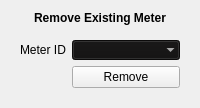
            <widget class="QFrame" name="frameRemoveMeter">
             <property name="frameShadow">
              <enum>QFrame::Raised</enum>
             </property>
             <layout class="QVBoxLayout" name="_3">
              <item>
               <widget class="QLabel" name="labelRemoveMeter">
                <property name="font">
                 <font>
                  <weight>75</weight>
                  <bold>true</bold>
                 </font>
                </property>
                <property name="text">
                 <string>Remove Existing Meter</string>
                </property>
                <property name="alignment">
                 <set>Qt::AlignCenter</set>
                </property>
               </widget>
              </item>
              <item alignment="Qt::AlignVCenter">
               <widget class="QFrame" name="formRemoveMeter">
                <property name="frameShadow">
                 <enum>QFrame::Raised</enum>
                </property>
                <layout class="QFormLayout" name="_2">
                 <item row="2" column="0">
                  <widget class="QLabel" name="labelRemoveMeter_MeterType">
                   <property name="text">
                    <string>Meter ID</string>
                   </property>
                  </widget>
                 </item>
                 <item row="2" column="1">
                  <widget class="QComboBox" name="comboRemoveMeter_MeterID">
                   <property name="palette">
                    <palette>
                     <active>
                      <colorrole role="WindowText">
                       <brush brushstyle="SolidPattern">
                        <color alpha="255">
                         <red>255</red>
                         <green>255</green>
                         <blue>255</blue>
                        </color>
                       </brush>
                      </colorrole>
                      <colorrole role="Button">
                       <brush brushstyle="SolidPattern">
                        <color alpha="255">
                         <red>17</red>
                         <green>16</green>
                         <blue>16</blue>
                        </color>
                       </brush>
                      </colorrole>
                      <colorrole role="Text">
                       <brush brushstyle="SolidPattern">
                        <color alpha="255">
                         <red>255</red>
                         <green>255</green>
                         <blue>255</blue>
                        </color>
                       </brush>
                      </colorrole>
                      <colorrole role="ButtonText">
                       <brush brushstyle="SolidPattern">
                        <color alpha="255">
                         <red>255</red>
                         <green>255</green>
                         <blue>255</blue>
                        </color>
                       </brush>
                      </colorrole>
                      <colorrole role="Base">
                       <brush brushstyle="SolidPattern">
                        <color alpha="255">
                         <red>17</red>
                         <green>16</green>
                         <blue>16</blue>
                        </color>
                       </brush>
                      </colorrole>
                      <colorrole role="Window">
                       <brush brushstyle="SolidPattern">
                        <color alpha="255">
                         <red>17</red>
                         <green>16</green>
                         <blue>16</blue>
                        </color>
                       </brush>
                      </colorrole>
                      <colorrole role="Highlight">
                       <brush brushstyle="SolidPattern">
                        <color alpha="255">
                         <red>250</red>
                         <green>204</green>
                         <blue>21</blue>
                        </color>
                       </brush>
                      </colorrole>
                     </active>
                     <inactive>
                      <colorrole role="WindowText">
                       <brush brushstyle="SolidPattern">
                        <color alpha="255">
                         <red>255</red>
                         <green>255</green>
                         <blue>255</blue>
                        </color>
                       </brush>
                      </colorrole>
                      <colorrole role="Button">
                       <brush brushstyle="SolidPattern">
                        <color alpha="255">
                         <red>17</red>
                         <green>16</green>
                         <blue>16</blue>
                        </color>
                       </brush>
                      </colorrole>
                      <colorrole role="Text">
                       <brush brushstyle="SolidPattern">
                        <color alpha="255">
                         <red>255</red>
                         <green>255</green>
                         <blue>255</blue>
                        </color>
                       </brush>
                      </colorrole>
                      <colorrole role="ButtonText">
                       <brush brushstyle="SolidPattern">
                        <color alpha="255">
                         <red>255</red>
                         <green>255</green>
                         <blue>255</blue>
                        </color>
                       </brush>
                      </colorrole>
                      <colorrole role="Base">
                       <brush brushstyle="SolidPattern">
                        <color alpha="255">
                         <red>17</red>
                         <green>16</green>
                         <blue>16</blue>
                        </color>
                       </brush>
                      </colorrole>
                      <colorrole role="Window">
                       <brush brushstyle="SolidPattern">
                        <color alpha="255">
                         <red>17</red>
                         <green>16</green>
                         <blue>16</blue>
                        </color>
                       </brush>
                      </colorrole>
                      <colorrole role="Highlight">
                       <brush brushstyle="SolidPattern">
                        <color alpha="255">
                         <red>250</red>
                         <green>204</green>
                         <blue>21</blue>
                        </color>
                       </brush>
                      </colorrole>
                     </inactive>
                     <disabled>
                      <colorrole role="WindowText">
                       <brush brushstyle="SolidPattern">
                        <color alpha="255">
                         <red>255</red>
                         <green>255</green>
                         <blue>255</blue>
                        </color>
                       </brush>
                      </colorrole>
                      <colorrole role="Button">
                       <brush brushstyle="SolidPattern">
                        <color alpha="255">
                         <red>17</red>
                         <green>16</green>
                         <blue>16</blue>
                        </color>
                       </brush>
                      </colorrole>
                      <colorrole role="Text">
                       <brush brushstyle="SolidPattern">
                        <color alpha="255">
                         <red>255</red>
                         <green>255</green>
                         <blue>255</blue>
                        </color>
                       </brush>
                      </colorrole>
                      <colorrole role="ButtonText">
                       <brush brushstyle="SolidPattern">
                        <color alpha="255">
                         <red>255</red>
                         <green>255</green>
                         <blue>255</blue>
                        </color>
                       </brush>
                      </colorrole>
                      <colorrole role="Base">
                       <brush brushstyle="SolidPattern">
                        <color alpha="255">
                         <red>17</red>
                         <green>16</green>
                         <blue>16</blue>
                        </color>
                       </brush>
                      </colorrole>
                      <colorrole role="Window">
                       <brush brushstyle="SolidPattern">
                        <color alpha="255">
                         <red>17</red>
                         <green>16</green>
                         <blue>16</blue>
                        </color>
                       </brush>
                      </colorrole>
                      <colorrole role="Highlight">
                       <brush brushstyle="SolidPattern">
                        <color alpha="255">
                         <red>0</red>
                         <green>120</green>
                         <blue>215</blue>
                        </color>
                       </brush>
                      </colorrole>
                     </disabled>
                    </palette>
                   </property>
                   <property name="autoFillBackground">
                    <bool>false</bool>
                   </property>
                   <property name="frame">
                    <bool>false</bool>
                   </property>
                  </widget>
                 </item>
                 <item row="3" column="1">
                  <widget class="QPushButton" name="btnRemoveMeter_Remove">
                   <property name="text">
                    <string>Remove</string>
                   </property>
                   <property name="flat">
                    <bool>false</bool>
                   </property>
                  </widget>
                 </item>
                </layout>
               </widget>
              </item>
             </layout>
            </widget>
